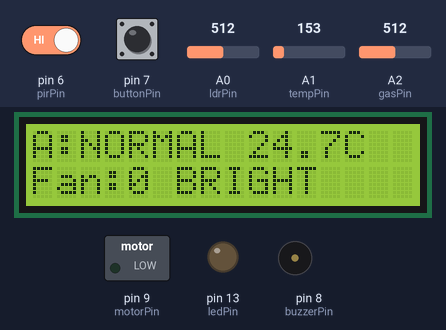
This sketch was run on a simulated Arduino Uno, built with avr-gcc and run on an emulated ATmega328P. Shown: 16×2 character LCD, switched loads named in the sketch (green lamp = pin HIGH), output pins drawn as LEDs (lit = HIGH), buzzer (waves = sounding, pin HIGH). Inputs (shaded band) come from the test bench; at power-on: A1 (tempPin) = 153, A2 (gasPin) = 512, A0 (ldrPin) = 512, pin 6 (pirPin) HIGH, pin 7 (buttonPin) HIGH. What the sketch prints to the serial monitor is not drawn.

Above: at 3.2 s.
3.3 s: A1 (tempPin) set to 165
At 5.1 s:
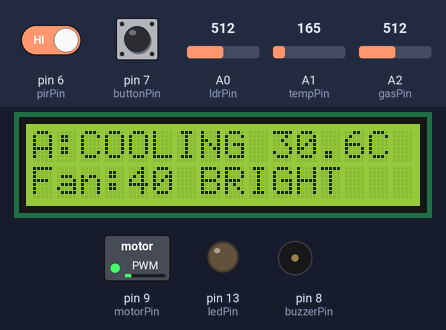
5.4 s: A2 (gasPin) set to 535
At 6.1 s:
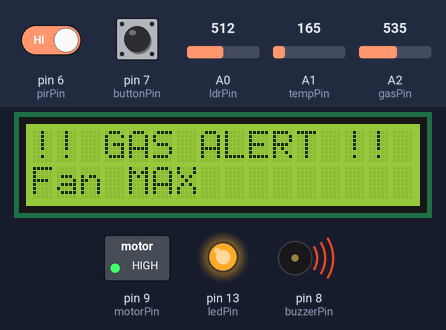
6.9 s: A2 (gasPin) set to 511
At 7.6 s:
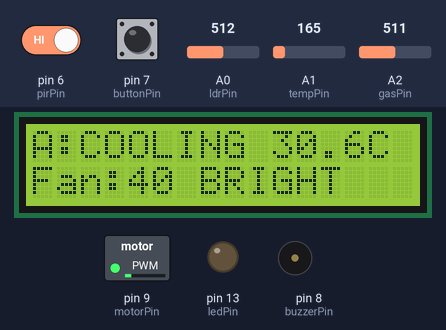
8.4 s: A0 (ldrPin) set to 52
9.9 s: A0 (ldrPin) set to 45
At 11.1 s:
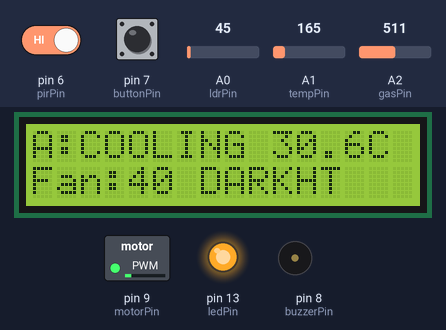
11.4 s: A1 (tempPin) set to 156
At 13.3 s:
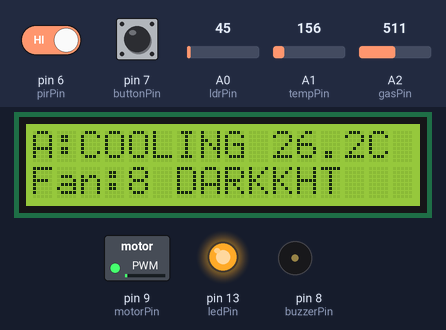
Timing chart, 0 to 14.4 s (numbered marks = the images above; inputs shaded):
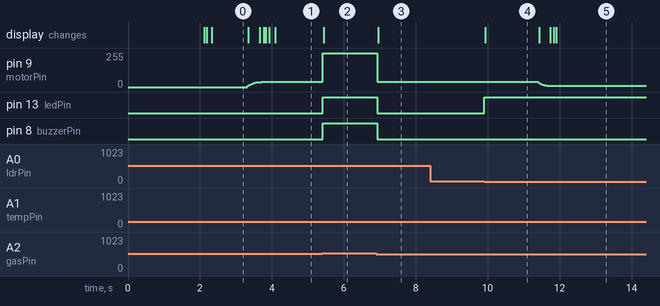

The sketch:

SmartRoomAutomation.ino
```cpp
#include <Wire.h>
#include <Adafruit_LiquidCrystal.h>

// ---------- LCD ----------
Adafruit_LiquidCrystal lcd(0);

// ---------- PIN DEFINITIONS ----------
const int motorPin  = 9;     // Fan (PWM)
const int ledPin    = 13;    // Room light
const int buzzerPin = 8;     // Buzzer
const int buttonPin = 7;     // AUTO / MANUAL
const int pirPin    = 6;     // PIR sensor
const int ldrPin    = A0;    // LDR
const int tempPin   = A1;    // TMP36
const int gasPin    = A2;    // MQ-2 analog

// ---------- SETTINGS ----------
const int darknessLevel = 50;
const float minTemp = 25.0;
const float maxTemp = 60.0;
const int gasThreshold = 520;

// ---------- TIMING ----------
unsigned long lastUpdate = 0;
const unsigned long interval = 500;
unsigned long lastButtonTime = 0;
const unsigned long debounceDelay = 300;

// ---------- VARIABLES ----------
bool autoMode = true;
bool lastButtonState = HIGH;
float filteredTemp = 25.0;

void setup() {
  pinMode(motorPin, OUTPUT);
  pinMode(ledPin, OUTPUT);
  pinMode(buzzerPin, OUTPUT);
  pinMode(buttonPin, INPUT_PULLUP);
  pinMode(pirPin, INPUT);

  Serial.begin(9600);

  lcd.begin(16, 2);
  lcd.setBacklight(1);

  lcd.setCursor(0,0);
  lcd.print(" Smart Room ");
  lcd.setCursor(0,1);
  lcd.print(" Version 4.0 ");
  delay(2000);
  lcd.clear();
}

void loop() {

  // ---------- BUTTON (AUTO / MANUAL) ----------
  bool buttonState = digitalRead(buttonPin);
  if (buttonState == LOW && lastButtonState == HIGH &&
      millis() - lastButtonTime > debounceDelay) {
    autoMode = !autoMode;
    lastButtonTime = millis();
  }
  lastButtonState = buttonState;

  // ---------- GAS ALERT (HIGHEST PRIORITY) ----------
  int gasValue = analogRead(gasPin);

  if (gasValue > gasThreshold) {
    analogWrite(motorPin, 255);
    digitalWrite(ledPin, HIGH);
    digitalWrite(buzzerPin, HIGH);

    lcd.setCursor(0,0);
    lcd.print("!! GAS ALERT !!");
    lcd.setCursor(0,1);
    lcd.print("Fan MAX        ");

    Serial.print("GAS ALERT! Value = ");
    Serial.println(gasValue);
    return;   // Override everything
  }

  digitalWrite(buzzerPin, LOW);

  // ---------- MANUAL MODE ----------
  if (!autoMode) {
    analogWrite(motorPin, 0);
    digitalWrite(ledPin, LOW);

    lcd.setCursor(0,0);
    lcd.print("MODE: MANUAL   ");
    lcd.setCursor(0,1);
    lcd.print("System OFF    ");
    return;
  }

  // ---------- PIR CHECK ----------
  if (digitalRead(pirPin) == LOW) {
    analogWrite(motorPin, 0);
    digitalWrite(ledPin, LOW);

    lcd.setCursor(0,0);
    lcd.print("No Motion     ");
    lcd.setCursor(0,1);
    lcd.print("System Idle  ");
    return;
  }

  // ---------- READ SENSORS ----------
  int ldrValue = analogRead(ldrPin);
  int tempRaw  = analogRead(tempPin);

  float voltage = tempRaw * (5.0 / 1024.0);
  float tempC = (voltage - 0.5) * 100;

  filteredTemp = 0.8 * filteredTemp + 0.2 * tempC;

  // ---------- LIGHT CONTROL ----------
  String lightState;
  if (ldrValue < darknessLevel) {
    digitalWrite(ledPin, HIGH);
    lightState = "DARK";
  } else {
    digitalWrite(ledPin, LOW);
    lightState = "BRIGHT";
  }

  // ---------- FAN CONTROL ----------
  int fanSpeed = 0;
  String mode;

  if (filteredTemp < minTemp) {
    fanSpeed = 0;
    mode = "NORMAL";
  }
  else if (filteredTemp <= maxTemp) {
    fanSpeed = map(filteredTemp * 10,
                   minTemp * 10,
                   maxTemp * 10,
                   0, 255);
    mode = "COOLING";
  }
  else {
    fanSpeed = 255;
    mode = "ALERT!";
    digitalWrite(buzzerPin, HIGH);
  }

  analogWrite(motorPin, fanSpeed);

  // ---------- LCD OUTPUT ----------
  lcd.setCursor(0,0);
  lcd.print("A:");
  lcd.print(mode);
  lcd.print(" ");
  lcd.print(filteredTemp,1);
  lcd.print("C ");

  lcd.setCursor(0,1);
  lcd.print("Fan:");
  lcd.print(fanSpeed);
  lcd.print(" ");
  lcd.print(lightState);
}
```

Measured:
- the behaviour switches between 520 and 521 on A2 (gasPin) (found by bisection; images 1 and 2)
- the behaviour switches between 50 and 49 on A0 (ldrPin) (found by bisection; images 3 and 4)
- the behaviour switches between 157 and 156 on A1 (tempPin) (found by bisection; images 4 and 5)
- after the input at 3.3 s, pin 9 (motorPin): moves from 0/255 to 40/255 over 0.58 s, starting at once; the display: first changes after 0.05 s (image 1 shows a later state)
- after the input at 5.4 s, pin 9 (motorPin): 40/255 → 255/255 at once; pin 13 (ledPin), pin 8 (buzzerPin): LOW → HIGH at once; the display: changes after 0.05 s (image 2)
- after the input at 6.9 s, pin 9 (motorPin): 255/255 → 40/255 at once; pin 13 (ledPin), pin 8 (buzzerPin): HIGH → LOW at once; the display: changes after 0.06 s (image 3)
- after the input at 8.4 s, every drawn part: stays the same
- after the input at 9.9 s, pin 13 (ledPin): LOW → HIGH at once; the display: changes at once (image 4)
- after the input at 11.4 s, pin 9 (motorPin): moves from 40/255 to 8/255 over 0.41 s, starting at once; the display: first changes at once (image 5 shows a later state)
